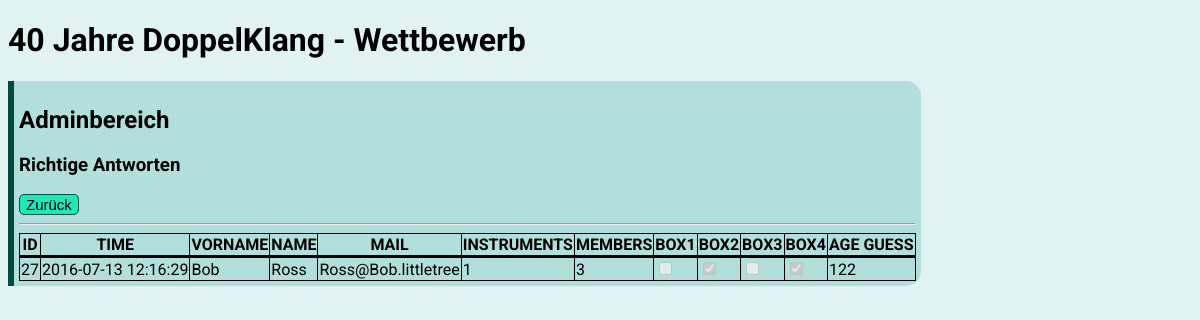
The page /admin/auswerten.php on the database its author committed.
### tables this page shows
CREATE TABLE `wettbewerb` (
  `id` int(11) NOT NULL,
  `time` timestamp NOT NULL DEFAULT CURRENT_TIMESTAMP ON UPDATE CURRENT_TIMESTAMP,
  `vname` varchar(50) NOT NULL,
  `name` varchar(50) NOT NULL,
  `mail` varchar(50) NOT NULL,
  `instrument` int(11) NOT NULL,
  `members` int(11) NOT NULL,
  `check1` int(11) NOT NULL,
  `check2` int(11) NOT NULL,
  `check3` int(11) NOT NULL,
  `check4` int(11) NOT NULL,
  `ageGuess` int(11) NOT NULL
);

### admin/auswerten.php (the view, shortened to what this page needs)
<!DOCTYPE html>
<html>
  <head>
    <link rel="stylesheet" href="../style.css" type="text/css">
    <link rel="stylesheet" href="table.css" type="text/css">
  </head>
  <body>
    <h1>40 Jahre DoppelKlang - Wettbewerb</h1>
      <div class="form-box">
        <h2>Adminbereich</h2>
        <h3>Richtige Antworten</h3>
        <form method="post">
          <input class="button" type="submit" name="toAdmin" value="Zurück">
        </form>
        <hr>
      <?php
        $servername = "localhost";
        $username = "root";
        $password = "";
        $dbname = "m133_wettbewerb";
        $conn = new mysqli($servername, $username, $password, $dbname);
        $sql = "SELECT *, abs(ageGuess - 122) as distance_from_test FROM wettbewerb WHERE instrument = '1' AND members = '3' AND check1 = '0' AND check2 = '1' AND check3 = '0' AND check4 = '1' order by distance_from_test";
        $result = $conn->query($sql);
        echo "<table>";
        echo "<tr>";
        echo "<th>ID</th> <th>TIME</th> <th>VORNAME</th> <th>NAME</th> <th>MAIL</th> <th>INSTRUMENTS</th> <th>MEMBERS</th> <th>BOX1</th> <th>BOX2</th> <th>BOX3</th> <th>BOX4</th> <th>AGE GUESS</th>";
        echo "</tr>";
        if ($result->num_rows > 0) {
          while($row = $result->fetch_assoc()) {
            echo "<tr>";
            echo "<td>" . $row["id"] . "</td>".
                  "<td>" . $row["time"] . "</td>".
                  "<td>" . $row["vname"] . "</td>".
                  "<td>" . $row["name"]. "</td>".
                  "<td>" . $row["mail"] . "</td>".
                  "<td>" . $row["instrument"] . "</td>".
                  "<td>" . $row["members"] . "</td>";
            if ($row["check1"] == 1) {
              echo '<td><input type="checkbox" disabled checked></td>';
            }
            else {
              echo '<td><input type="checkbox" disabled></td>';
            }
            if ($row["check2"] == 1) {
              echo '<td><input type="checkbox" disabled checked></td>';
            }
            else {
              echo '<td><input type="checkbox" disabled></td>';
            }
            if ($row["check3"] == 1) {
              echo '<td><input type="checkbox" disabled checked></td>';
            }
            else {
              echo '<td><input type="checkbox" disabled></td>';
            }
            if ($row["check4"] == 1) {
              echo '<td><input type="checkbox" disabled checked></td>';
            }
            else {
              echo '<td><input type="checkbox" disabled></td>';
            }
            echo "<td>" . $row["ageGuess"] . "</td>";
            echo "</tr>";
          }
        } else {
          echo "0 results";
        }
        echo "</table>";
       ?>
       </div>
  </body>
</html>

### style.css (style rules this page uses)
html { font-family: 'Roboto', sans-serif; background-color: #E0F2F1; }
.form-box { border-left: 6px solid #004D40; background-color: #B2DFDB; padding: 5px; display: inline-block; border-radius: 0px 15px 15px 0px; }
.button { background-color: #1DE9B6; border-radius: 5px 5px 5px 5px; border: 1px solid #004D40; font-size: 15px; }

### admin/table.css (style rules this page uses)
table { border-collapse: collapse; }
table, th, td { border: 1px solid black; }
th { border-bottom: 3px solid black !important; }

### rows shown on the page
wettbewerb: id "27", time "2016-07-13 12:16:29", vname "Bob", name "Ross", mail "Ross@Bob.littletree", instrument "1", members "3", ageGuess "122"
